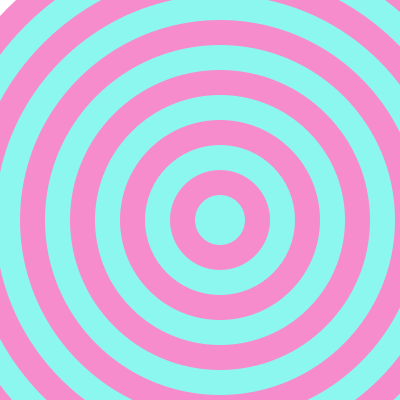
Frame 1 (no input)
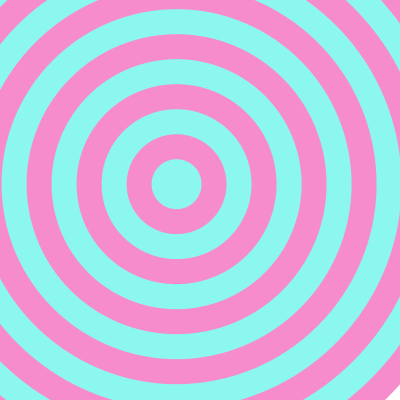
Frame 60 (the mouse pressed at the canvas centre just before this capture)
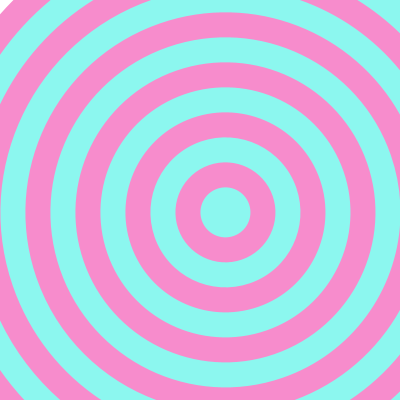
Frame 120 (the mouse held since frame 60 and released just before this capture)

The Processing sketch that drew these frames (run headless with seeded random() and noise(); from frame 60 on, the mouse is pressed at the canvas centre):

// Processing sketch: esercizio1_04
// ── esercizio1_04.pde
float r=0;

void setup(){
size(400,400);
ellipseMode(CENTER);
}

void draw(){
background(255);
translate(width/2,height/2);
rotate(r);
noStroke();

fill(#F78CCC);
ellipse(20,20,600,600);

fill(#8CF7EF);
ellipse(20,20,550,550);

fill(#F78CCC);
ellipse(20,20,500,500);

fill(#8CF7EF);
ellipse(20,20,450,450);

fill(#F78CCC);
ellipse(20,20,400,400);

fill(#8CF7EF);
ellipse(20,20,350,350);

fill(#F78CCC);
ellipse(20,20,300,300);

fill(#8CF7EF);
ellipse(20,20,250,250);

fill(#F78CCC);
ellipse(20,20,200,200);

fill(#8CF7EF);
ellipse(20,20,150,150);

fill(#F78CCC);
ellipse(20,20,100,100);

fill(#8CF7EF);
ellipse(20,20,50,50);

r+=0.05;
}
